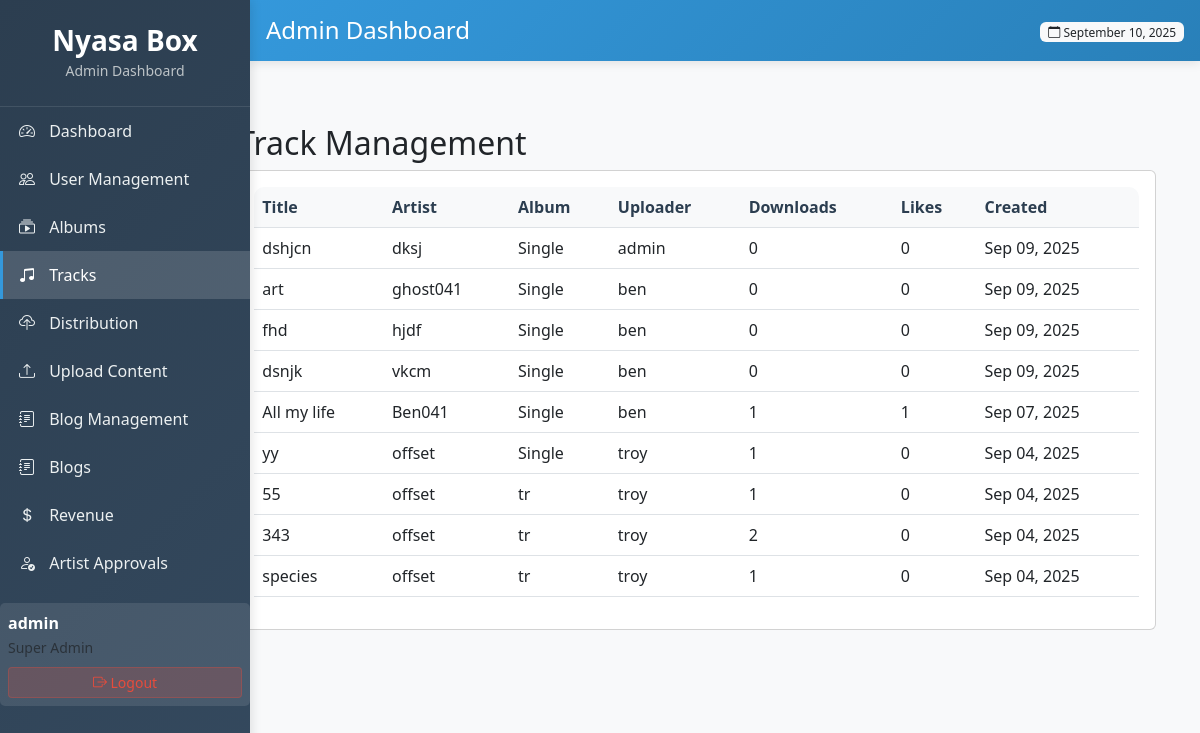
The page /adminxy/tracks/ (signed in) on the database its author committed.
### core/models.py (models this page shows, shortened)
class Track(models.Model):
    title = models.CharField(max_length=200)
    slug = models.SlugField(unique=True, max_length=200)
    album = models.ForeignKey(Album, on_delete=models.CASCADE, related_name='tracks', null=True, blank=True)
    artist = models.CharField(max_length=200)
    genre = models.CharField(max_length=20, choices=GENRE_CHOICES, blank=True)
    audio_file = models.FileField(upload_to='tracks/')
    cover_art = models.ImageField(upload_to='track_covers/')
    duration = models.DurationField(blank=True, null=True)
    track_number = models.PositiveIntegerField(null=True, blank=True)
    uploader = models.ForeignKey(User, on_delete=models.CASCADE)
    created_at = models.DateTimeField(auto_now_add=True)
    updated_at = models.DateTimeField(auto_now=True)
    downloads = models.PositiveIntegerField(default=0)
    likes = models.ManyToManyField(User, related_name='liked_tracks', blank=True)
    class Meta:
        indexes = [
            models.Index(fields=['slug'], name='idx_track_slug'),
            models.Index(fields=['created_at'], name='idx_track_created_at'),
            models.Index(fields=['uploader'], name='idx_track_uploader'),
            models.Index(fields=['downloads'], name='idx_track_downloads'),
        ]

class Album(models.Model):
    title = models.CharField(max_length=200)
    slug = models.SlugField(unique=True, max_length=200)
    artist = models.CharField(max_length=200)
    genre = models.CharField(max_length=20, choices=GENRE_CHOICES)
    release_date = models.DateField()
    cover_art = models.ImageField(upload_to='album_covers/')
    description = models.TextField(blank=True)
    uploader = models.ForeignKey(User, on_delete=models.CASCADE)
    created_at = models.DateTimeField(auto_now_add=True)
    updated_at = models.DateTimeField(auto_now=True)
    downloads = models.PositiveIntegerField(default=0)
    class Meta:
        indexes = [
            models.Index(fields=['slug'], name='idx_album_slug'),
            models.Index(fields=['created_at'], name='idx_album_created_at'),
            models.Index(fields=['uploader'], name='idx_album_uploader'),
        ]

### core/admin_views.py (the view)
# urls.py: path('adminxy/tracks/', admin_views.admin_tracks, name='admin_tracks'),
@login_required
@user_passes_test(is_admin)
def admin_tracks(request):
    tracks = Track.objects.select_related('uploader', 'album').order_by('-created_at')
    return render(request, 'peza/tracks.html', {'tracks': tracks})

### core/admin_views.py (called while the page is built)
def is_admin(user):
    return user.is_authenticated and user.is_superuser

### core/templates/peza/tracks.html
{% extends 'peza/base.html' %}
{% block content %}
<div class="container-fluid">
    <div class="row">
        <div class="col-md-9 col-lg-10 ms-auto">
            <div class="container-fluid mt-4">
                <h2>Track Management</h2>
                <div class="card">
                    <div class="card-body">
                        <div class="table-responsive">
                            <table class="table table-hover">
                                <thead>
                                    <tr>
                                        <th>Title</th>
                                        <th>Artist</th>
                                        <th>Album</th>
                                        <th>Uploader</th>
                                        <th>Downloads</th>
                                        <th>Likes</th>
                                        <th>Created</th>
                                    </tr>
                                </thead>
                                <tbody>
                                    {% for track in tracks %}
                                    <tr>
                                        <td>{{ track.title }}</td>
                                        <td>{{ track.artist }}</td>
                                        <td>{{ track.album.title|default:"Single" }}</td>
                                        <td>{{ track.uploader.username }}</td>
                                        <td>{{ track.downloads }}</td>
                                        <td>{{ track.likes.count }}</td>
                                        <td>{{ track.created_at|date:"M d, Y" }}</td>
                                    </tr>
                                    {% endfor %}
                                </tbody>
                            </table>
                        </div>
                    </div>
                </div>
            </div>
        </div>
    </div>
</div>
{% endblock %}

### core/templates/peza/base.html (shortened to what this page needs)
<!DOCTYPE html>
<html lang="en">
<head>
    <link href="https://cdn.jsdelivr.net/npm/bootstrap@5.3.0/dist/css/bootstrap.min.css" rel="stylesheet">
    <link rel="stylesheet" href="https://cdn.jsdelivr.net/npm/bootstrap-icons@1.10.0/font/bootstrap-icons.css">
</head>
<body>
    <div class="admin-sidebar">
        <div class="sidebar-brand">
            <h3>Nyasa Box</h3>
            <small class="text-muted">Admin Dashboard</small>
        </div>
        <div class="sidebar-nav">
            <ul class="nav flex-column">
                <li class="nav-item">
                    <a class="nav-link {% if request.resolver_match.url_name == 'admin_dashboard' %}active{% endif %}"
                       href="{% url 'admin_dashboard' %}">
                        <i class="bi bi-speedometer2"></i> Dashboard
                    </a>
                </li>
                <li class="nav-item">
                    <a class="nav-link {% if request.resolver_match.url_name == 'admin_users' %}active{% endif %}"
                       href="{% url 'admin_users' %}">
                        <i class="bi bi-people"></i> User Management
                    </a>
                </li>
                <li class="nav-item">
                    <a class="nav-link {% if request.resolver_match.url_name == 'admin_albums' %}active{% endif %}"
                       href="{% url 'admin_albums' %}">
                        <i class="bi bi-collection-play"></i> Albums
                    </a>
                </li>
                <li class="nav-item">
                    <a class="nav-link {% if request.resolver_match.url_name == 'admin_tracks' %}active{% endif %}"
                       href="{% url 'admin_tracks' %}">
                        <i class="bi bi-music-note-beamed"></i> Tracks
                    </a>
                </li>
                <li class="nav-item">
                    <a class="nav-link {% if request.resolver_match.url_name == 'admin_distribution_requests' %}active{% endif %}"
                       href="{% url 'admin_distribution_requests' %}">
                        <i class="bi bi-cloud-upload"></i> Distribution
                    </a>
                </li>
                <li class="nav-item">
                    <a class="nav-link {% if request.resolver_match.url_name == 'admin_upload_content' %}active{% endif %}"
                       href="{% url 'admin_upload_content' %}">
                        <i class="bi bi-upload"></i> Upload Content
                    </a>
                </li>
                <li class="nav-item">
                    <a class="nav-link {% if request.resolver_match.url_name == 'admin_blog_management' %}active{% endif %}"
                       href="{% url 'admin_blog_management' %}">
                        <i class="bi bi-journal-text"></i> Blog Management
                    </a>
                </li>
                  <li class="nav-item">
                    <a class="nav-link {% if request.resolver_match.url_name == 'create_blog' %}active{% endif %}"
                       href="{% url 'create_blog' %}">
                        <i class="bi bi-journal-text"></i> Blogs
                    </a>
                </li>
                <li class="nav-item">
                    <a class="nav-link {% if request.resolver_match.url_name == 'admin_revenue' %}active{% endif %}"
                       href="{% url 'admin_revenue' %}">
                        <i class="bi bi-currency-dollar"></i> Revenue
                    </a>
                </li>
                <li class="nav-item">
                    <a class="nav-link {% if request.resolver_match.url_name == 'admin_artist_approvals' %}active{% endif %}"
                       href="{% url 'admin_artist_approvals' %}">
                        <i class="bi bi-person-check"></i> Artist Approvals
                    </a>
                </li>
            </ul>
        </div>
        <div class="user-info">
            <div class="d-flex align-items-center">
                <div class="flex-grow-1">
                    <strong>{{ user.username }}</strong>
                    <br>
                    <small class="text-muted">Super Admin</small>
                </div>
            </div>
            <form method="post" action="{% url 'logout' %}" class="mt-2">
                <button type="submit" class="btn btn-sm logout-btn w-100">
                    <i class="bi bi-box-arrow-right"></i> Logout
                </button>
            </form>
        </div>
    </div>
    <div class="admin-header">
        <div class="d-flex justify-content-between align-items-center">
            <h4 class="mb-0">
                {% block page_title %}Admin Dashboard{% endblock %}
            </h4>
            <div>
                <span class="badge bg-light text-dark">
                    <i class="bi bi-calendar"></i> {% now "F j, Y" %}
                </span>
            </div>
        </div>
    </div>
    <div class="admin-content">
        {% block content %}{% endblock %}
    </div>
</body>
</html>

### core/templates/peza/base.html (style rules this page uses)
body { background-color: #f8f9fa; font-family: 'Segoe UI', Tahoma, Geneva, Verdana, sans-serif; }
.admin-sidebar { background: linear-gradient(135deg, #2c3e50, #34495e); color: white; height: 100vh; position: fixed; left: 0; top: 0; width: 250px; z-index: 1000; box-shadow: 2px 0 10px rgba(0,0,0,0.1); }
.admin-header { background: linear-gradient(135deg, #3498db, #2980b9); color: white; padding: 1rem; margin-left: 0px; position: fixed; top: 0; right: 0; left: 250px; z-index: 999; box-shadow: 0 2px 10px rgba(0,0,0,0.1); }
.admin-content { margin-left: 0px; margin-top: 80px; padding: 20px; min-height: calc(100vh - 80px); }
.sidebar-brand { padding: 1.5rem 1rem; border-bottom: 1px solid rgba(255,255,255,0.1); text-align: center; }
.sidebar-brand h3 { margin: 0; font-weight: 600; }
.sidebar-brand .text-muted { color: #bdc3c7 !important; }
.nav-link { color: #ecf0f1; padding: 0.75rem 1rem; border-left: 3px solid transparent; transition: all 0.3s ease; }
.nav-link.active { background-color: rgba(255,255,255,0.15); border-left-color: #3498db; color: #ffffff; }
.nav-link i { width: 20px; margin-right: 10px; }
.table-responsive { border-radius: 10px; overflow: hidden; }
.table th { background-color: #f8f9fa; border-top: none; font-weight: 600; color: #2c3e50; }
.badge { font-weight: 500; }
.user-info { background: rgba(255,255,255,0.1); border-radius: 5px; padding: 0.5rem; margin-top: 1rem; }
.logout-btn { background: rgba(231, 76, 60, 0.2); border: 1px solid rgba(231, 76, 60, 0.3); color: #e74c3c; }

### rows shown on the page
Track: title "dshjcn", artist "dksj", album "Single", uploader.username "admin", downloads "0", likes.count "0", created_at "Sep 09, 2025"
Track: title "art", artist "ghost041", album "Single", uploader.username "ben", downloads "0", likes.count "0", created_at "Sep 09, 2025"
Track: title "fhd", artist "hjdf", album "Single", uploader.username "ben", downloads "0", likes.count "0", created_at "Sep 09, 2025"
Track: title "dsnjk", artist "vkcm", album "Single", uploader.username "ben", downloads "0", likes.count "0", created_at "Sep 09, 2025"
Track: title "All my life", artist "Ben041", album "Single", uploader.username "ben", downloads "1", likes.count "1", created_at "Sep 07, 2025"
Track: title "yy", artist "offset", album "Single", uploader.username "troy", downloads "1", likes.count "0", created_at "Sep 04, 2025"
Track: title "55", artist "offset", album "tr", uploader.username "troy", downloads "1", likes.count "0", created_at "Sep 04, 2025"
Track: title "343", artist "offset", album "tr", uploader.username "troy", downloads "2", likes.count "0", created_at "Sep 04, 2025"
Track: title "species", artist "offset", album "tr", uploader.username "troy", downloads "1", likes.count "0", created_at "Sep 04, 2025"

### other values the page prints
{{ user.username }} "admin"
